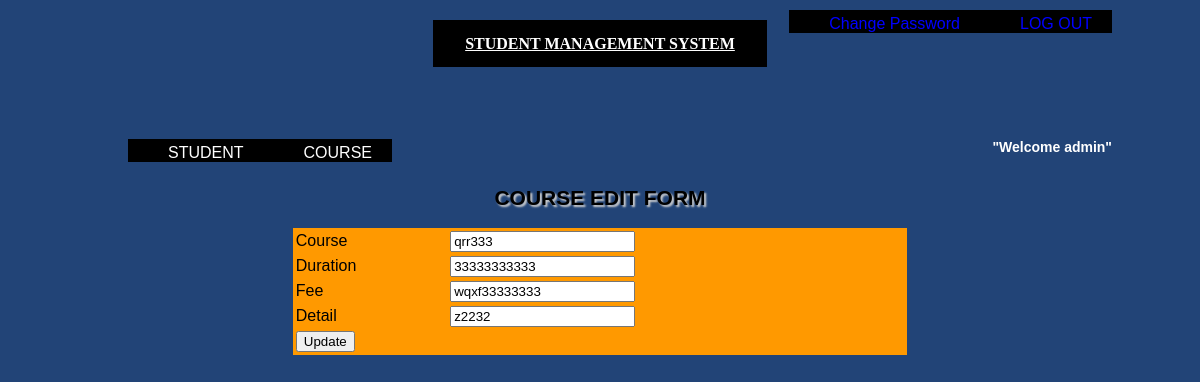
Page /admin/course_update.php?course_id=17 (signed in) on the committed database.
### tables this page shows
CREATE TABLE IF NOT EXISTS `tbl_course` (
  `course_id` int(100) NOT NULL AUTO_INCREMENT,
  `course_name` varchar(100) NOT NULL,
  `course_duration` varchar(100) NOT NULL,
  `course_fee` varchar(100) NOT NULL,
  `course_detail` varchar(100) NOT NULL,
  PRIMARY KEY (`course_id`)
);

### admin/course_update.php (the view, shortened to what this page needs)
<?php
include("header.php");
?>
<?php
$course_id=$_GET["course_id"];
$sql=" select * from tbl_course where course_id='$course_id' ";
$result = mysql_query($sql,$con) or die(mysql_error());
while($row=mysql_fetch_array($result)) {
	$course_name = $row["course_name"];
	$course_duration= $row["course_duration"];
	$course_fee= $row["course_fee"];
	$course_detail= $row["course_detail"];
}
?>
<form name="course_update" id="course_update" action="" method="post" enctype="multipart/form-data">
<table bgcolor="#FF9900" width ="60%" align="center">
<h2>COURSE EDIT FORM</h2>
	<tr>
		<td>Course</td>
		<td> <input type="text" name="course_name" id="course_name" value="<?php echo $course_name; ?>" /> </td>
	</tr>
	<tr>
		<td>Duration</td>
		<td> <input type="text" name="course_duration" id="course_duration" value="<?php echo $course_duration; ?>" /> </td>
	</tr>
	<tr>
		<td>Fee</td>
		<td> <input type="text" name="course_fee" id="course_fee" value="<?php echo $course_fee; ?>" /> </td>
	</tr>
	<tr>
		<td>Detail</td>
		<td> <input type="text" name="course_detail" id="course_detail" value="<?php echo $course_detail; ?>" /> </td>
	</tr>
	<tr>
		<td colspan="2"><input type="submit" name="submit" id="submit" value="Update"  /></td>
	</tr>
</table>
</form>

### style.css (style rules this page uses)
form h2 { text-align:center; text-shadow:2px 2px 2px #cfcfcf }
form table td { text-align:justify; }

### rows in the picture
tbl_course: course_name "qrr333", course_duration "33333333333", course_fee "wqxf33333333", course_detail "z2232"

### other values in the picture
$_SESSION['username'] "admin"
